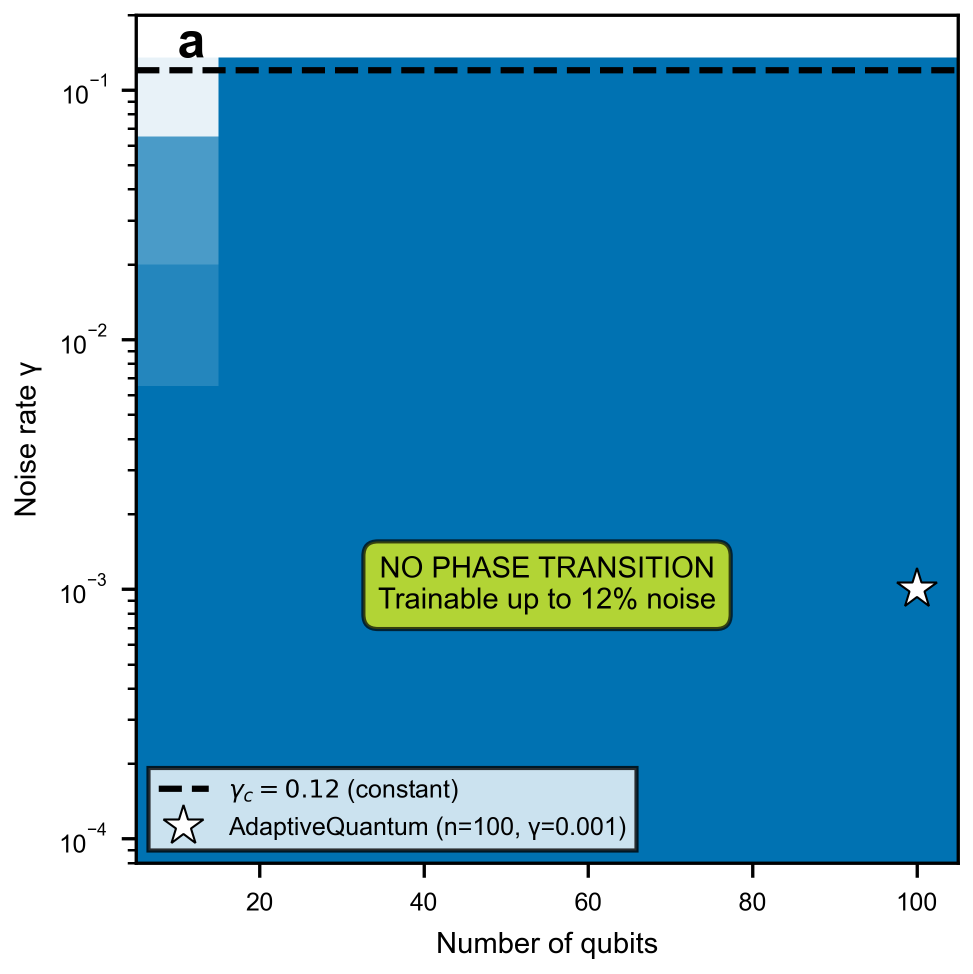
#> input picture figures/paper/fig9_phase_diagram_3d/panel_a_phase_diagram_2d.png, 1945 x 1948 px, found by its file name (shown at 1/2 size)
$ python compose_figure9.py
#> lines starting #> are read from the running program, lines starting #| are printed output that depends on the picture
"""
Figure 9 Composite - Updated for NO PHASE TRANSITION discovery
"""

import matplotlib.pyplot as plt
from matplotlib.image import imread
import matplotlib.gridspec as gridspec
import os

plt.rcParams.update({
    'font.size': 8,
    'font.family': 'sans-serif',
    'figure.dpi': 300,
    'savefig.dpi': 600
})

def compose_figure9():
    """Create composite figure highlighting the discovery"""

    fig = plt.figure(figsize=(7.2, 3.6))
    gs = gridspec.GridSpec(1, 3, width_ratios=[1, 1, 1], wspace=0.3)

    panel_a = imread('figures/paper/fig9_phase_diagram_3d/panel_a_phase_diagram_2d.png')
#> panel_a is the input picture: shape (1948, 1945, 4) float32; mean R, G, B, A 0.348, 0.634, 0.778, 1
    panel_b = imread('figures/paper/fig9_phase_diagram_3d/panel_b_phase_diagram_3d.png')
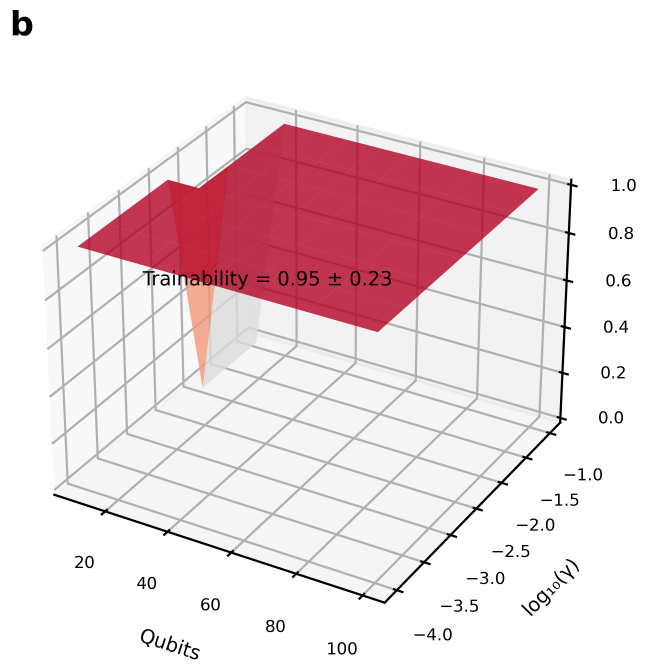
#> input picture figures/paper/fig9_phase_diagram_3d/panel_b_phase_diagram_3d.png, 1941 x 2003 px, found by its file name (shown at 1/3 size)
#> panel_b is the input picture: shape (2003, 1941, 4) float32; mean R, G, B, A 0.946, 0.882, 0.89, 1
    panel_c = imread('figures/paper/fig9_phase_diagram_3d/panel_c_trainability.png')
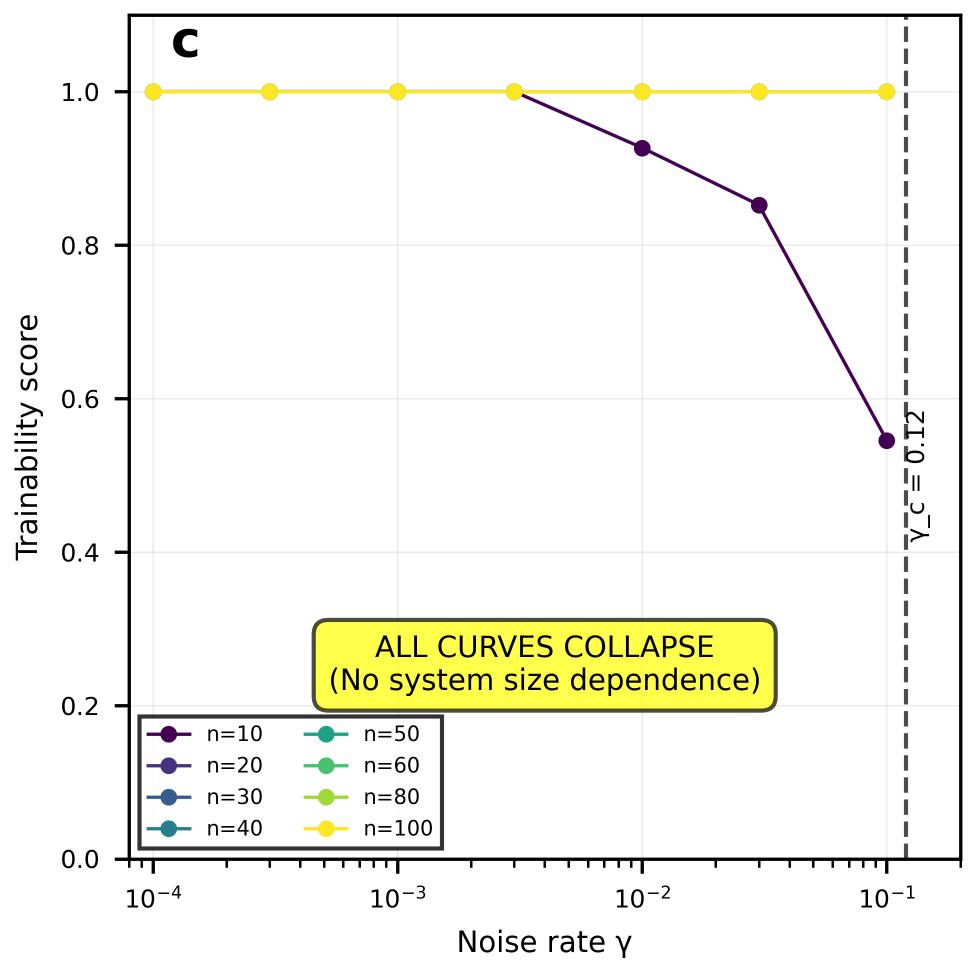
#> input picture figures/paper/fig9_phase_diagram_3d/panel_c_trainability.png, 1950 x 1946 px, found by its file name (shown at 1/2 size)
#> panel_c is the input picture: shape (1946, 1950, 4) float32; mean R, G, B, A 0.962, 0.962, 0.931, 1

    ax1 = plt.subplot(gs[0])
    ax1.imshow(panel_a)
    ax1.axis('off')
    ax1.text(0.05, 0.95, 'a', transform=ax1.transAxes, fontsize=12, fontweight='bold')

    ax2 = plt.subplot(gs[1])
    ax2.imshow(panel_b)
    ax2.axis('off')
    ax2.text(0.05, 0.95, 'b', transform=ax2.transAxes, fontsize=12, fontweight='bold')

    ax3 = plt.subplot(gs[2])
    ax3.imshow(panel_c)
    ax3.axis('off')
    ax3.text(0.05, 0.95, 'c', transform=ax3.transAxes, fontsize=12, fontweight='bold')

    plt.tight_layout()

    os.makedirs('figures/paper/fig9_phase_diagram_3d', exist_ok=True)
    plt.savefig('figures/paper/fig9_phase_diagram_3d/fig9_composite.png', dpi=600, bbox_inches='tight')
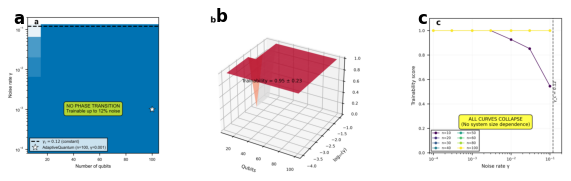
#> figure drawn by matplotlib, 3 panels
    plt.savefig('figures/paper/fig9_phase_diagram_3d/fig9_composite.pdf', bbox_inches='tight')
    plt.close()

    print("✅ Figure 9 composite saved - Shows NO phase transition")

if __name__ == "__main__":
    compose_figure9()
